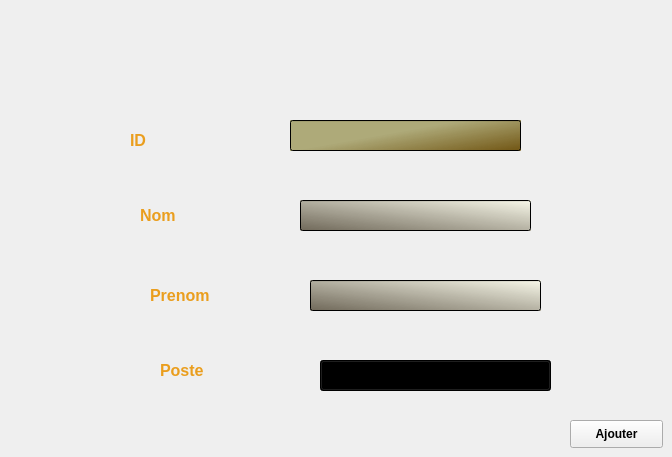
      <widget class="QWidget" name="Ajouter">
       <attribute name="title">
        <string>Ajouter</string>
       </attribute>
       <widget class="QPushButton" name="pushButton">
        <property name="geometry">
         <rect>
          <x>570</x>
          <y>420</y>
          <width>93</width>
          <height>28</height>
         </rect>
        </property>
        <property name="font">
         <font>
          <pointsize>9</pointsize>
          <weight>75</weight>
          <bold>true</bold>
         </font>
        </property>
        <property name="styleSheet">
         <string notr="true">background-image: url(:/image/image/3.jpg);</string>
        </property>
        <property name="text">
         <string>Ajouter</string>
        </property>
       </widget>
       <widget class="QLineEdit" name="l_nom">
        <property name="geometry">
         <rect>
          <x>300</x>
          <y>200</y>
          <width>231</width>
          <height>31</height>
         </rect>
        </property>
        <property name="styleSheet">
         <string notr="true">background-color: qlineargradient(spread:pad, x1:1, y1:0, x2:0, y2:1, stop:0 rgba(255, 255, 230, 148), stop:0.978261 rgba(114, 107, 92, 255), stop:1 rgba(255, 255, 255, 255));</string>
        </property>
       </widget>
       <widget class="QLabel" name="label_id_ajout">
        <property name="geometry">
         <rect>
          <x>130</x>
          <y>130</y>
          <width>56</width>
          <height>21</height>
         </rect>
        </property>
        <property name="text">
         <string>&lt;html&gt;&lt;head/&gt;&lt;body&gt;&lt;p&gt;&lt;span style=&quot; font-size:12pt; font-weight:600; color:#ea9e1e;&quot;&gt;ID&lt;/span&gt;&lt;/p&gt;&lt;/body&gt;&lt;/html&gt;</string>
        </property>
       </widget>
       <widget class="QLineEdit" name="l_prenom">
        <property name="geometry">
         <rect>
          <x>310</x>
          <y>280</y>
          <width>231</width>
          <height>31</height>
         </rect>
        </property>
        <property name="styleSheet">
         <string notr="true">background-color: qlineargradient(spread:pad, x1:1, y1:0, x2:0, y2:1, stop:0 rgba(255, 255, 230, 148), stop:0.978261 rgba(114, 107, 92, 255), stop:1 rgba(255, 255, 255, 255));</string>
        </property>
       </widget>
       <widget class="QLineEdit" name="l_id">
        <property name="geometry">
         <rect>
          <x>290</x>
          <y>120</y>
          <width>231</width>
          <height>31</height>
         </rect>
        </property>
        <property name="styleSheet">
         <string notr="true">background-color: qlineargradient(spread:pad, x1:0.305, y1:0.477773, x2:1, y2:1, stop:0.0869565 rgba(127, 120, 37, 148), stop:0.978261 rgba(114, 87, 21, 255), stop:1 rgba(255, 255, 255, 255));</string>
        </property>
       </widget>
       <widget class="QLabel" name="label_2">
        <property name="geometry">
         <rect>
          <x>140</x>
          <y>200</y>
          <width>56</width>
          <height>31</height>
         </rect>
        </property>
        <property name="text">
         <string>&lt;html&gt;&lt;head/&gt;&lt;body&gt;&lt;p&gt;&lt;span style=&quot; font-size:12pt; font-weight:600; color:#ea9e1e;&quot;&gt;Nom&lt;/span&gt;&lt;/p&gt;&lt;/body&gt;&lt;/html&gt;</string>
        </property>
       </widget>
       <widget class="QLabel" name="label_3">
        <property name="geometry">
         <rect>
          <x>150</x>
          <y>280</y>
          <width>81</width>
          <height>31</height>
         </rect>
        </property>
        <property name="text">
         <string>&lt;html&gt;&lt;head/&gt;&lt;body&gt;&lt;p&gt;&lt;span style=&quot; font-size:12pt; font-weight:600; color:#ea9e1e;&quot;&gt;Prenom&lt;/span&gt;&lt;/p&gt;&lt;/body&gt;&lt;/html&gt;</string>
        </property>
       </widget>
       <widget class="QLabel" name="label_4">
        <property name="geometry">
         <rect>
          <x>160</x>
          <y>360</y>
          <width>61</width>
          <height>21</height>
         </rect>
        </property>
        <property name="text">
         <string>&lt;html&gt;&lt;head/&gt;&lt;body&gt;&lt;p&gt;&lt;span style=&quot; font-size:12pt; font-weight:600; color:#ea9e1e;&quot;&gt;Poste&lt;/span&gt;&lt;/p&gt;&lt;/body&gt;&lt;/html&gt;</string>
        </property>
       </widget>
       <widget class="QComboBox" name="l_poste">
        <property name="geometry">
         <rect>
          <x>320</x>
          <y>360</y>
          <width>231</width>
          <height>31</height>
         </rect>
        </property>
        <property name="font">
         <font>
          <weight>75</weight>
          <bold>true</bold>
         </font>
        </property>
        <property name="styleSheet">
         <string notr="true">
background-color: qlineargradient(spread:pad, x1:1, y1:0, x2:0, y2:1, stop:0 rgba(173, 173, 151, 172));</string>
        </property>
        <property name="duplicatesEnabled">
         <bool>false</bool>
        </property>
        <item>
         <property name="text">
          <string>Juge aux affaires familiales</string>
         </property>
        </item>
        <item>
         <property name="text">
          <string>Juge de l_instruction</string>
         </property>
        </item>
        <item>
         <property name="text">
          <string>Juge des enfants</string>
         </property>
        </item>
        <item>
         <property name="text">
          <string>Juge de l_execution</string>
         </property>
        </item>
       </widget>
      </widget>
